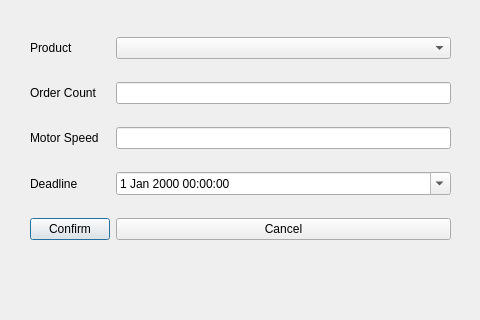
<?xml version="1.0" encoding="UTF-8"?>
<ui version="4.0">
 <class>ManufactureScheduleDialog</class>
 <widget class="QDialog" name="ManufactureScheduleDialog">
  <property name="geometry">
   <rect>
    <x>0</x>
    <y>0</y>
    <width>480</width>
    <height>320</height>
   </rect>
  </property>
  <property name="windowTitle">
   <string>Create Schedule</string>
  </property>
  <widget class="QWidget" name="gridLayoutWidget">
   <property name="geometry">
    <rect>
     <x>30</x>
     <y>20</y>
     <width>421</width>
     <height>241</height>
    </rect>
   </property>
   <layout class="QGridLayout" name="gridLayout">
    <item row="0" column="0">
     <widget class="QLabel" name="label_product">
      <property name="text">
       <string>Product</string>
      </property>
     </widget>
    </item>
    <item row="0" column="1">
     <widget class="QComboBox" name="product_combo"/>
    </item>
    <item row="1" column="0">
     <widget class="QLabel" name="label_order_count">
      <property name="text">
       <string>Order Count</string>
      </property>
     </widget>
    </item>
    <item row="1" column="1">
     <widget class="QLineEdit" name="order_count_edit"/>
    </item>
    <item row="2" column="0">
     <widget class="QLabel" name="label_motor_speed">
      <property name="text">
       <string>Motor Speed</string>
      </property>
     </widget>
    </item>
    <item row="2" column="1">
     <widget class="QLineEdit" name="motor_speed_edit"/>
    </item>
    <item row="3" column="0">
     <widget class="QLabel" name="label_deadline">
      <property name="text">
       <string>Deadline</string>
      </property>
     </widget>
    </item>
    <item row="3" column="1">
     <widget class="QDateTimeEdit" name="deadline_edit">
      <property name="calendarPopup">
       <bool>true</bool>
      </property>
     </widget>
    </item>
    <item row="4" column="0">
     <widget class="QPushButton" name="confirm_button">
      <property name="text">
       <string>Confirm</string>
      </property>
     </widget>
    </item>
    <item row="4" column="1">
     <widget class="QPushButton" name="cancel_button">
      <property name="text">
       <string>Cancel</string>
      </property>
     </widget>
    </item>
   </layout>
  </widget>
 </widget>
 <resources/>
 <connections/>
</ui>
